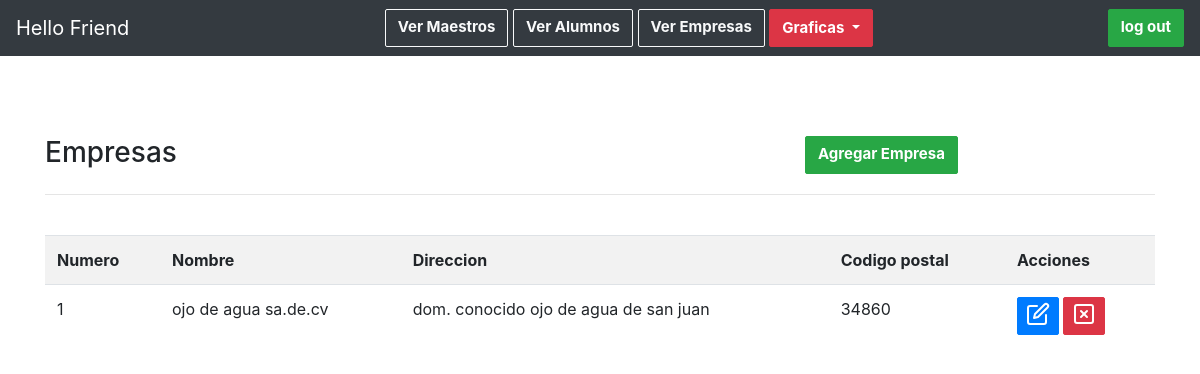
The page /empresas.php on the database its author committed.
### tables this page shows
CREATE TABLE `empresas` (
  `nombre` varchar(45) DEFAULT NULL,
  `direccion` varchar(45) DEFAULT NULL,
  `codigo_postal` varchar(15) DEFAULT NULL,
  `id` int(11) NOT NULL AUTO_INCREMENT,
  PRIMARY KEY (`id`)
);

### empresas.php (the view, shortened to what this page needs)
<?php include_once("components/header.php"); ?>
<?php
    include("conexion.php");
?>
<!DOCTYPE html>
<html lang="es">
<head>
</head>
<body>
	<div class="container">
		<div class="content">
            <div class="row">
                <div class="col-8">
                    <h3 >Empresas</h3>
                </div>
                <div class="col-4">
                    <a class="btn btn-success" href="agregar-empresa.php">Agregar Empresa</a>
                </div>
            </div>
			<hr />
			<br />
			<div class="table-responsive">
                <table class="table table-striped table-hover">
                    <tr>
                        <th>Numero</th>
                        <th>Nombre</th>
                        <th>Direccion</th>
                        <th>Codigo postal</th>
                        <th>Acciones</th>
                    </tr>
                    <?php
                    $stmt = $conn->prepare("SELECT * FROM empresas");
                    $stmt->execute();
                    $result = $stmt->get_result();
                    if ($result ->num_rows ==0) {
                        echo '<tr><td colspan="8">No hay datos.</td></tr>';
                    } else {
                        $no = 1;
                        while($row = $result->fetch_array()){
                            echo '
                            <tr>
                                <td>'.$no.'</td>
                                <td>'.$row['nombre'].'</td>
                                <td>'.$row['direccion'].'</td>
                                <td>'.$row['codigo_postal'].'</td>
                                ';
                            echo '
                                <td>
                                    <a href="editar-empresa.php?nik='.$row['id'].'" title="Editar datos" class="btn btn-primary btn-sm"><i data-feather="edit"></i></a>
                                    <a href="empresas.php?aksi=delete&nik='.$row['id'].'" title="Eliminar" onclick="return confirm(\'Esta seguro de borrar los datos '.$row['nombre'].'?\')" class="btn btn-danger btn-sm"><i data-feather="x-square"></i></a>
                                </td>
                            </tr>
                            ';
                            $no++;
                        }
                    }
                    ?>
                </table>
			</div>
		</div>
    </div>
</body>
</html>

### main.css (style rules this page uses)
.form-control, .btn { min-height: 38px; border-radius: 2px; }
.btn { font-size: 15px; font-weight: bold; }

### empresas.php (style rules this page uses)
.content { margin-top: 80px; }

### rows shown on the page
empresas: nombre "ojo de agua sa.de.cv", direccion "dom. conocido ojo de agua de san juan", codigo_postal "34860"
